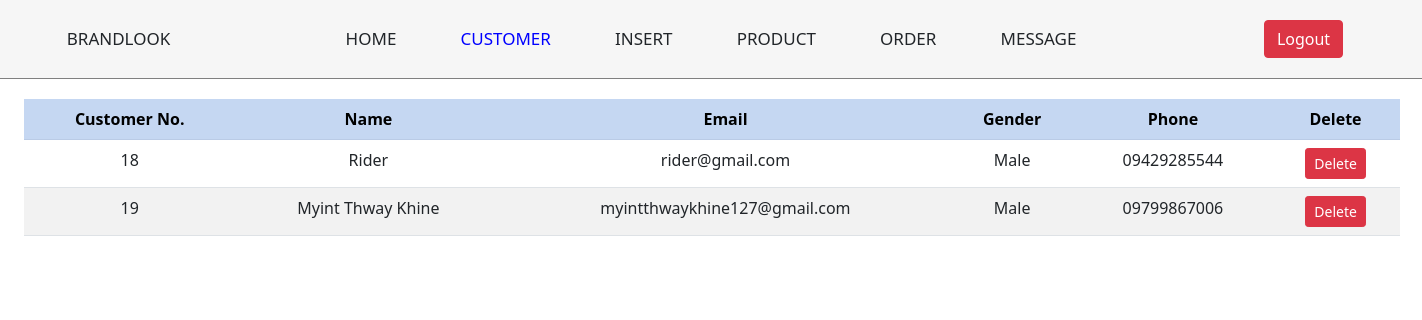
Screenshot of /admin/customer.php with the database file from the repository.
### tables this page shows
CREATE TABLE IF NOT EXISTS `register` (
  `id` int(11) NOT NULL AUTO_INCREMENT,
  `name` varchar(120) NOT NULL,
  `email` varchar(120) NOT NULL,
  `password` varchar(120) NOT NULL,
  `gender` varchar(50) NOT NULL,
  `phone` varchar(120) NOT NULL,
  PRIMARY KEY (`id`)
);

### admin/customer.php (the view, shortened to what this page needs)
<!doctype html>
<html lang="en">
  <head>
    <link href="https://cdn.jsdelivr.net/npm/bootstrap@5.1.3/dist/css/bootstrap.min.css" rel="stylesheet">
    <link rel="stylesheet" type="text/css" href="css/indexViewStyle.css">
  </head>
  <body>
    <div class="container-fluid">
    	<div class="row headerRow">
    		<div class="col-md-2 navName">
    			<a href="../index.php">BrandLook</a>
    		</div>
    		<div class="col-md navPage">
    			<nav>
    				<a href="index.view.php">Home</a>
    				<a href="customer.php" style="color: blue;">Customer</a>
    				<a href="insert.php">Insert</a>
    				<a href="product.php">Product</a>
    				<a href="order.php">Order</a>
    				<a href="message.php">Message</a>
    			</nav>
    		</div>
    		<div class="col-md-2 navLogout">
    			<nav>
    				<a href="index.php" class="btn btn-danger">Logout</a>
    			</nav>
    		</div>
    	</div>
      <div class="row messageRow">
        <div class="col-md">
          <table class="table table-striped text-center">
            <tr class="table-primary">
              <th>Customer No.</th>
              <th>Name</th>
              <th>Email</th>
              <th>Gender</th>
              <th>Phone</th>
              <th>Delete</th>
            </tr>
            <?php
            require '../boostrap.php';
              $sql = mysqli_query($con,"SELECT id, name, email, gender, phone FROM register");
              while (list($id, $name, $email, $gender, $phone) = mysqli_fetch_array($sql)) {
              ?>
              <tr>
                <td><?php echo $id ;?></td>
                <td><?php echo $name ;?></td>
                <td><?php echo $email ;?></td>
                <td><?php echo $gender ;?></td>
                <td><?php echo $phone ;?></td>
                <td><a href="deleteCustomer.php?id=<?php echo $id;?>" class="btn btn-sm btn-danger">Delete</a></td>
              </tr>
              <?php }
            ?>
          </table>
        </div>
      </div>
    </div>
  </body>
</html>

### admin/css/indexViewStyle.css (style rules this page uses)
.headerRow { background-color: white; padding: 20px 0; border-bottom: 1px solid gray; align-items: center; background-color: rgba(225, 225, 225, 0.3); backdrop-filter: blur(20px); }
.navPage,.navName,.navLogout { display: flex; justify-content: center; }
.navPage a , .navName a { text-decoration: none; margin: 0 30px; text-transform: uppercase; font-size: 17px; color: inherit; }
.messageRow { width: 1400px; margin: 0 auto; margin-top: 20px; }

### rows the page displays
register: id "18", name "Rider", email "rider@gmail.com", gender "Male", phone "09429285544"
register: id "19", name "Myint Thway Khine", email "myintthwaykhine127@gmail.com", gender "Male", phone "09799867006"
